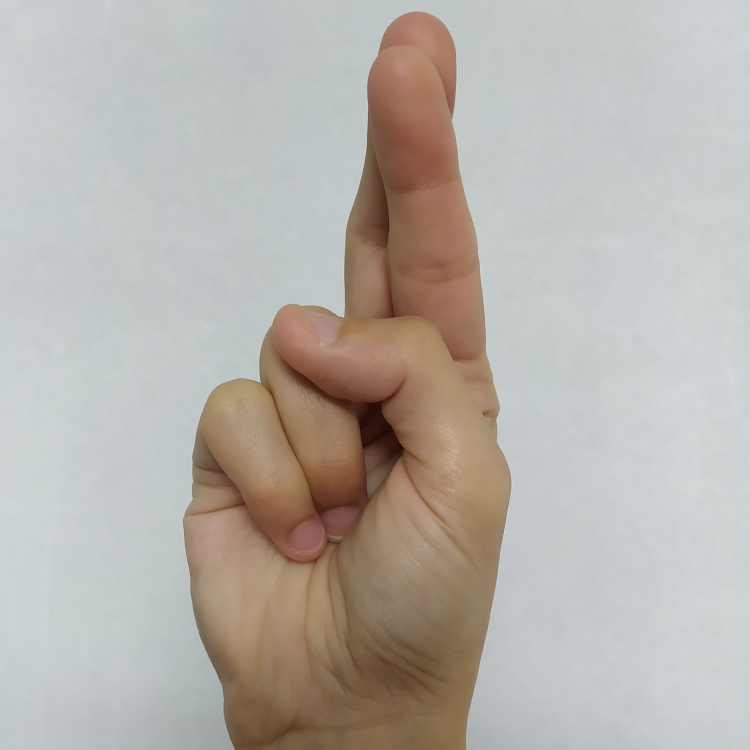
#> input picture Our Dataset/before preprocessing/R/R (1).jpg, 2250 x 2250 px (shown at 1/3 size)
$ jupyter execute --allow-errors Untitled0.ipynb
#> lines starting #> are read from the running program, lines starting #| are printed output that depends on the picture; after the words box and inside, x2 and y2 are one past the last pixel; in counts of white or black regions, pixels touching at a corner belong together
#> in plot_folder, image is the input picture: shape (2250, 2250, 3); mean R, G, B 181.8, 177.6, 171.5
[cell 1]
import pandas as pd
import glob
import cv2
import matplotlib.pyplot as plt

def plot_preprocessing_steps(img_path,GaussianBlurKSize,GaussianBlurSigma,blockSize,C):
#> called with GaussianBlurKSize = 5, GaussianBlurSigma = 2, blockSize = 11, C = 2
  f, ax = plt.subplots(2,3,figsize=(10,10))
  # f.set_size_inches(10, 10)

  #Read Image
  img = cv2.imread(img_path,-1)
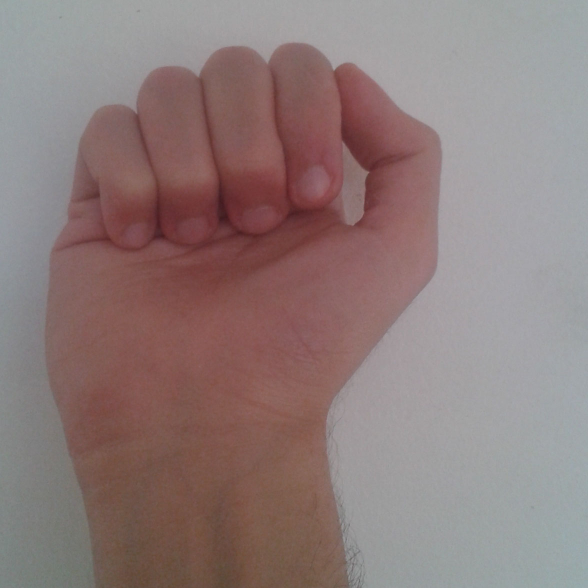
#> input picture Our Dataset/before preprocessing/A/A (1).jpg, 1176 x 1176 px, found by its file name (shown at 1/2 size)
#> img is the input picture: shape (1176, 1176, 3); mean B, G, R 122.3, 123.6, 142.1
  print(img.shape)
#| (1176, 1176, 3)
  img = cv2.cvtColor(img, cv2.COLOR_BGR2RGB)
  ax[0,0].set_title('RGB')
  ax[0,0].imshow(img)

  #Image Resize
  re = cv2.resize(img, (256,256))
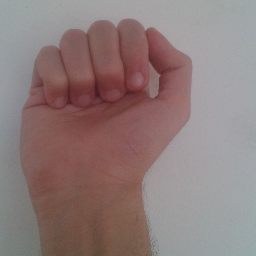
#> re: shape (256, 256, 3); mean R, G, B 142, 123.5, 122.2
  print(re.shape)
#| (256, 256, 3)
  ax[0,1].set_title('Resize')
  ax[0,1].imshow(re,cmap='gray')

  gray = cv2.cvtColor(re, cv2.COLOR_RGB2GRAY)
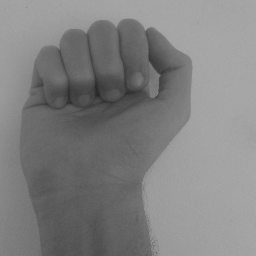
#> gray: shape (256, 256); min 37, max 170, mean 128.9
  ax[0,2].set_title('Gray')
  ax[0,2].imshow(gray,cmap='gray')

  gaus = cv2.GaussianBlur(gray,(GaussianBlurKSize,GaussianBlurKSize),GaussianBlurSigma)
  ax[1,0].set_title('Gaussian Blur')
  ax[1,0].imshow(gaus,cmap='gray')

  adath = cv2.adaptiveThreshold(gaus,255,cv2.ADAPTIVE_THRESH_GAUSSIAN_C,cv2.THRESH_BINARY_INV,blockSize,C)
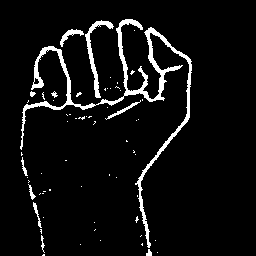
#> adath: shape (256, 256); 5.9% white; 64 white regions (53 under 20 px), largest, box (x1, y1, x2, y2) and area: (20, 19, 192, 248) 2814, (85, 20, 114, 98) 412, (60, 29, 84, 47) 134
  ax[1,1].set_title('Adaptive Threshold')
  ax[1,1].imshow(adath,cmap='gray')

  ret, thr = cv2.threshold(adath, 70, 255, cv2.THRESH_BINARY_INV+cv2.THRESH_OTSU)
#> ret = 0
  ax[1,2].set_title('Threshold')
  ax[1,2].imshow(thr,cmap='gray')


#Plot Orginal Images
def plot_folder(folder_path):
  images = sorted(glob.glob(folder_path+"/*.*", recursive=True))

  f, ax = plt.subplots(3,5)
  f.set_size_inches(20, 20)

  i = 0
  while(i!=15):
    for j in range(3):
      for z in range(5):
        #matplotlib read images in RGB not BGR
        image =plt.imread(images[i])
        ax[j,z].imshow(image)
        ax[j,z].set_yticklabels([])
        ax[j,z].set_xticklabels([])
        ax[j,z].set_title(images[i][images[i].rfind('/')+1:])
        i=i+1
  plt.tight_layout()

#> (the rest of this cell did not finish here and is left out)

#> (a cell that did not finish here is left out)

#> (a cell that did not finish here is left out)

[cell 4]
plot_preprocessing_steps('/content/drive/MyDrive/Colab Notebooks/ASL/Our Dataset/before preprocessing/A/A (1).jpg',5,2,11,2)

[cell 5]
plot_preprocessing_steps('/content/drive/MyDrive/Colab Notebooks/ASL/Test Images/IndoorLowLight/D_IndoorLowLight.jpg',3,1,5,2)
#> call 2 of plot_preprocessing_steps, with GaussianBlurKSize = 3, GaussianBlurSigma = 1, blockSize = 5, C = 2
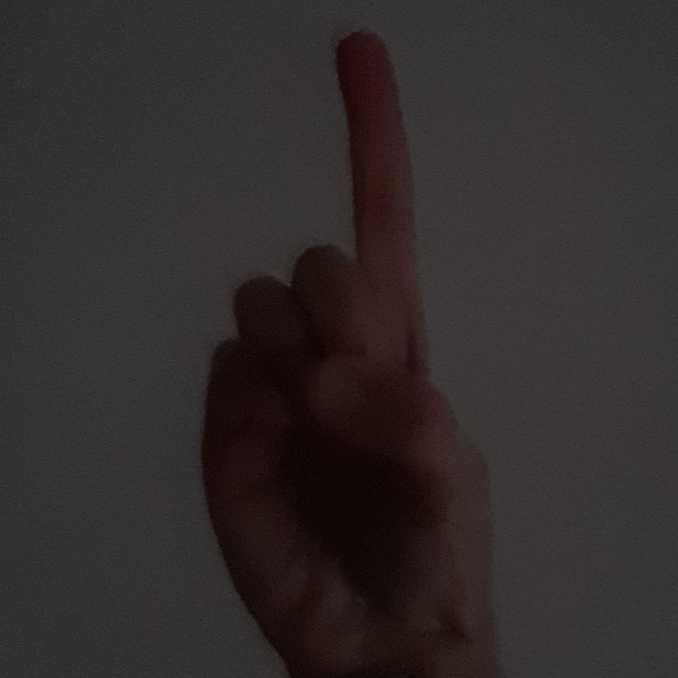
#> input picture Test Images/IndoorLowLight/D_IndoorLowLight.jpg, 1356 x 1356 px, found by its file name (shown at 1/2 size)
#> in plot_preprocessing_steps, img is the input picture: shape (1356, 1356, 3); mean B, G, R 43.6, 43.9, 49.2
#| (1356, 1356, 3)
#> in plot_preprocessing_steps (call 2), `re = cv2.resize(img, (256,256))`:
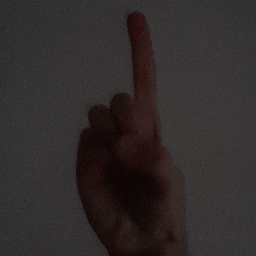
#> re: shape (256, 256, 3); mean R, G, B 49.1, 43.8, 43.5
#| (256, 256, 3)
#> in plot_preprocessing_steps (call 2), `adath = cv2.adaptiveThreshold(gaus,255,cv2.ADAPTIVE_THRESH_GAUSSIAN_C,..`:
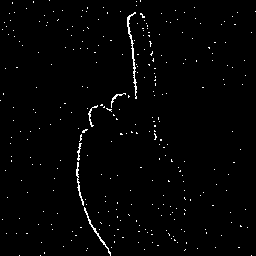
#> adath: shape (256, 256); 1.5% white in thin lines or dots
#> in plot_preprocessing_steps (call 2), `ret, thr = cv2.threshold(adath, 70, 255, cv2.THRESH_BINARY_INV+cv2.THR..`: thr: shape (256, 256); 98.5% white; black in thin lines or dots

#> (a cell that did not finish here is left out)
